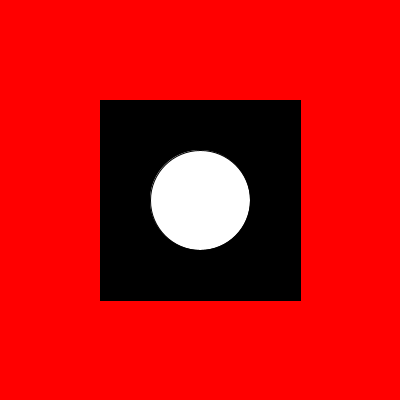
Frame 1 (no input)
Frame 60 (the mouse pressed at the canvas centre just before this capture): identical to frame 1, image omitted
Frame 120 (the mouse held since frame 60 and released just before this capture): identical to frame 1, image omitted

The Processing sketch that drew this single still picture (run headless with seeded random() and noise(); from frame 60 on, the mouse is pressed at the canvas centre):

// Processing sketch: sketch_260616a_funciones_SINparamSINreturn
// ── sketch_260616a_funciones_SINparamSINreturn.pde
// funciones SIN parametros SIN retorno

void setup(){
  size( 400, 400 );  // 2 param
  
}
void draw(){
  background( 255, 0, 0 );  // 1 o 3 param
  
  //fill( 0 );  // 1 param
  //rect(100, 100, 200, 200);  //4 param
  //fill( 255 );  // 1 param
  //circle( 200, 200, 150 );  //3 param

  dibujarFigura();  //llamar a la funcion
}

// ── Funciones.pde
void dibujarFigura(){  //crear mi funcion
  fill( 0 );  // 1 param
  rect(100, 100, 200, 200);  //4 param
  fill( 255 );  // 1 param
  circle( 200, 200, 100 );  //3 param
}
